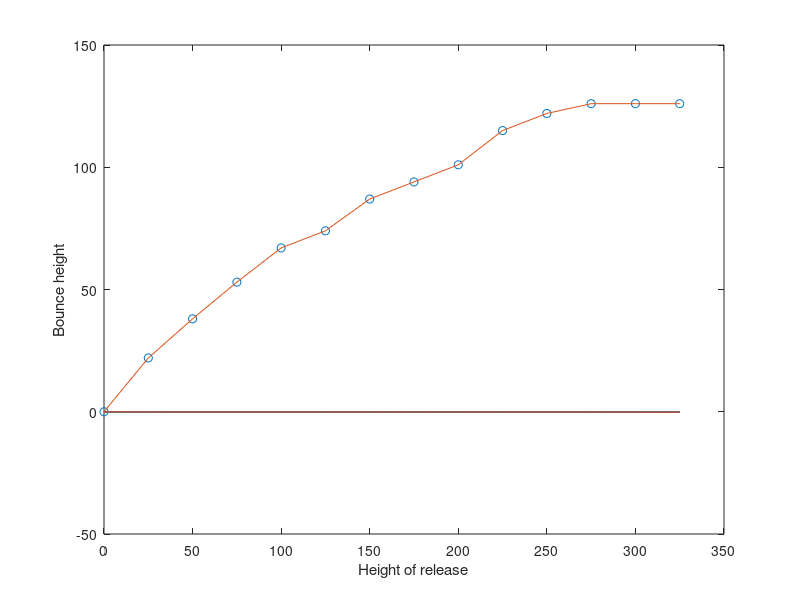

This chart was generated by the following MATLAB code:
%pingisboll
x = [0 25 50 75 100 125 150 175 200 225 250 275 300 325]';
y = [0 22 38 53 67 74 87 94 101 115 122 126 126 126]';
plot(x,y,'o',x,y), hold on
xlabel('Height of release')
ylabel('Bounce height')
% A = [x.^1 x.^0];
A = [x.^1 (1 + x.^1)]
a = A\y
% xm = 0:1:325;
% ym = a(1)*xm.^1 + a(2)*xm.^0;
% plot(xm,ym)

ym = (a(1)*x)/(1+a(2)*x);
plot(x,ym)